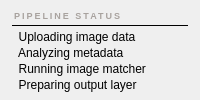
        <widget class="QFrame" name="groupbox_process_status">
         <property name="styleSheet"><string>QFrame#groupbox_process_status { background: #ffffff; border: 1px solid #ece4d8; border-bottom: 2px solid #e3d6c4; border-radius: 12px; } QLabel { background: transparent; border: none; }</string></property>
         <layout class="QVBoxLayout" name="vl_status">
          <property name="spacing"><number>2</number></property>
          <property name="leftMargin"><number>12</number></property>
          <property name="topMargin"><number>10</number></property>
          <property name="rightMargin"><number>12</number></property>
          <property name="bottomMargin"><number>8</number></property>
          <item>
           <widget class="QLabel">
            <property name="text"><string>PIPELINE STATUS</string></property>
            <property name="styleSheet"><string>font-size: 9px; font-weight: bold; letter-spacing: 2px; color: #a8a29e; padding-bottom: 2px;</string></property>
           </widget>
          </item>
          <item>
           <widget class="QFrame">
            <property name="frameShape"><enum>QFrame::HLine</enum></property>
            <property name="frameShadow"><enum>QFrame::Plain</enum></property>
            <property name="styleSheet"><string>background: #f0ece6; max-height: 1px; margin-bottom: 4px;</string></property>
           </widget>
          </item>
          <item>
           <widget class="QLabel" name="label_status_upload">
            <property name="text"><string>  Uploading image data</string></property>
            <property name="minimumHeight"><number>26</number></property>
           </widget>
          </item>
          <item>
           <widget class="QLabel" name="label_status_analyze">
            <property name="text"><string>  Analyzing metadata</string></property>
            <property name="minimumHeight"><number>26</number></property>
           </widget>
          </item>
          <item>
           <widget class="QLabel" name="label_status_match">
            <property name="text"><string>  Running image matcher</string></property>
            <property name="minimumHeight"><number>26</number></property>
           </widget>
          </item>
          <item>
           <widget class="QLabel" name="label_status_prepare">
            <property name="text"><string>  Preparing output layer</string></property>
            <property name="minimumHeight"><number>26</number></property>
           </widget>
          </item>
         </layout>
        </widget>
